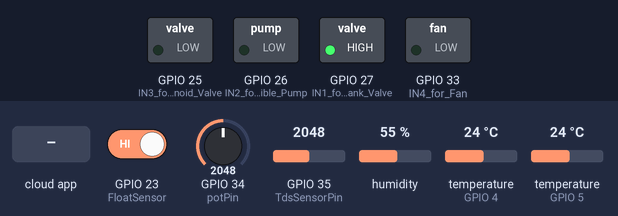
This sketch was run on a simulated ESP32. Shown: switched loads named in the sketch (green lamp = pin HIGH). The inputs (shaded band) are chosen by the test bench; at power-on: GPIO 23 (FloatSensor) HIGH, GPIO 34 (potPin) = 2048, GPIO 35 (TdsSensorPin) = 2048, humidity 55 %, temperature (sensors on GPIO 4, GPIO 5) 24 °C. WiFi joins after 1.5 s; servers stay silent unless stated; the Firebase database answers and starts empty; what the sketch prints to the serial monitor is not drawn.

Above: at 2.7 s.
2.8 s: the phone or cloud app sets fanStatus to 1
At 10.6 s:
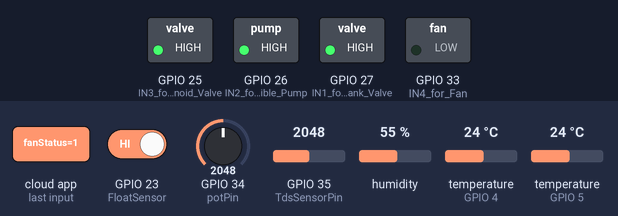
10.7 s: the phone or cloud app sets pumpStatus to 1
At 13.4 s:
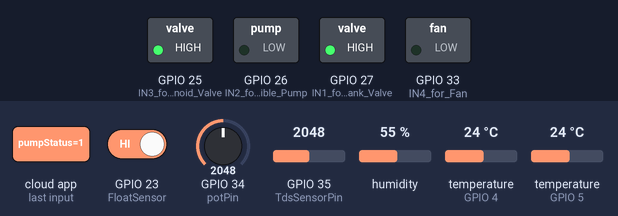
13.9 s: GPIO 23 (FloatSensor) driven LOW
At 15.3 s:
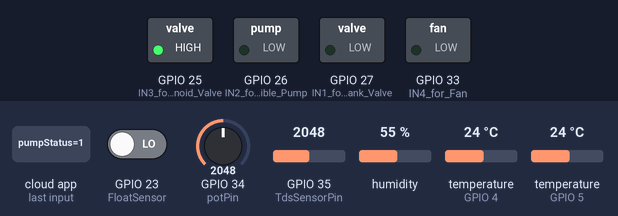
16.0 s: the phone or cloud app sets fanStatus to 0
At 16.6 s:
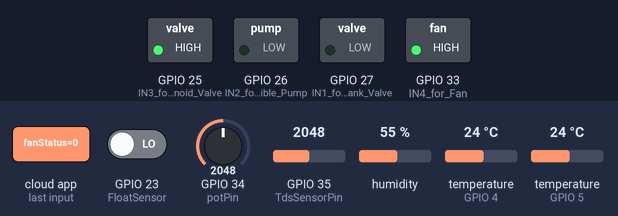
17.7 s: the phone or cloud app sets solenoidStatus to 1
At 19.2 s:
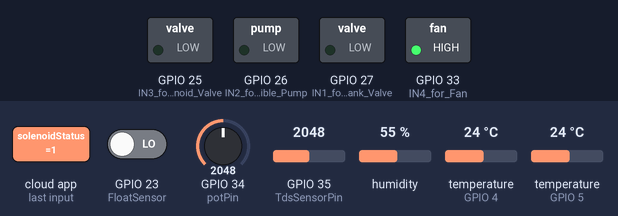
20.0 s: the phone or cloud app sets pumpStatus to 0
At 21.2 s:
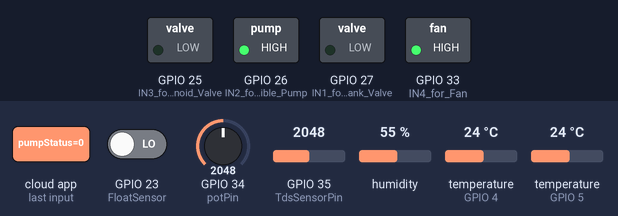
Timing chart, 0 to 22.8 s (numbered marks = the images above; inputs shaded):
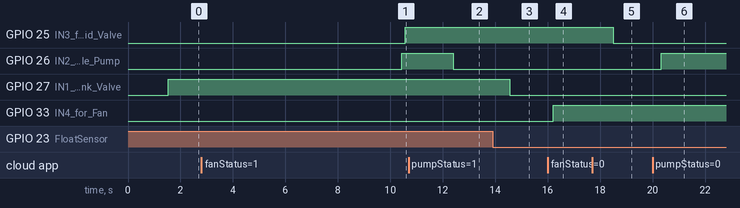

The sketch:

SmartHydroponicSystem.ino
```cpp
// libraries -
// firebase & wifi connection
#include <Arduino.h>
#include <WiFi.h>
#include <Firebase_ESP_Client.h>

// Provide the token generation process info and the RTDB payload printing info and other helper functions.
#include "addons/TokenHelper.h"
#include "addons/RTDBHelper.h"

// Define Firebase Data object
FirebaseData fbdo, fbdo1;
FirebaseAuth auth;
FirebaseConfig config;
unsigned long sendDataPrevMillis = 0;
bool signupOK = false;

// Insert your network credentials
#define WIFI_SSID "Wi-Fi Name"
#define WIFI_PASSWORD "Wi-Fi Password"

// Insert Firebase project API Key
#define API_KEY "Firebase API Key"

// Insert Firebase RTDB URL*/
#define DATABASE_URL "Firebase RTDB URL"

// for dht
#include "DHT.h"
#define DHTPIN 4 // D4
#define DHTTYPE DHT11
DHT dht(DHTPIN, DHTTYPE);

// for water sensor
#define FloatSensor 23        // D23
int buttonState = 1;

// for water temperature
#include <OneWire.h>
#include <DallasTemperature.h>
#define DS18B20PIN 5 // D5
OneWire oneWire(DS18B20PIN);
DallasTemperature sensor(&oneWire);

// for TDS sensor
#define TdsSensorPin 35        // D35
#define VREF 3.3               // analog reference voltage(Volt) of the ADC
#define SCOUNT 30              // sum of sample point

int analogBuffer[SCOUNT];      // store the analog value in the array, read from ADC
int analogBufferTemp[SCOUNT];
int analogBufferIndex = 0;

float averageVoltage = 0;
float tdsValue = 0;
float temperature = 25;         // current temperature for compensation

unsigned long lastPrintTime = 0;

// median filtering algorithm
int getMedianNum(int bArray[], int iFilterLen)
{
    int bTab[iFilterLen];
    for (int i = 0; i < iFilterLen; i++)
        bTab[i] = bArray[i];
    int i, j, bTemp;
    for (j = 0; j < iFilterLen - 1; j++)
    {
        for (i = 0; i < iFilterLen - j - 1; i++)
        {
            if (bTab[i] > bTab[i + 1])
            {
                bTemp = bTab[i];
                bTab[i] = bTab[i + 1];
                bTab[i + 1] = bTemp;
            }
        }
    }
    if (iFilterLen % 2 == 0)
    {
        bTemp = (bTab[iFilterLen / 2] + bTab[iFilterLen / 2 - 1]) / 2;
    }
    else
    {
        bTemp = bTab[iFilterLen / 2];
    }
    return bTemp;
}


// for ph sensor
#define potPin 34 // D34
float ph = 0;
float Value = 0;

float dhtsensor()
{
    float t = dht.readTemperature();
    if (isnan(t))
    {
        Serial.println("Failed to read from DHT sensor!");
    }
    else
    {
        Serial.print("Room Temperature: ");
        Serial.print(t);
        Serial.println("°C");

        if (t > 24) // 24
        {
//            digitalWrite(33, LOW);         // Turn on the FAN
        }
        if (t < 18) // 18
        {
//            digitalWrite(33, HIGH);        // Turn off the FAN
        }
    }
    return t;
}
int8_t floatswitch()
{
    buttonState = digitalRead(FloatSensor);
    if (buttonState == HIGH)
    {
        digitalWrite(27, HIGH);
        tdssensor();
        int value =1;
        return value;
    }
    else
    {
        digitalWrite(27, LOW);
        int value = 0;
        return value;
    }
}
float watertemp()
{
    sensor.requestTemperatures();
    float tempinC = sensor.getTempCByIndex(0);
    Serial.print("Water Temperature :");
    Serial.print(tempinC);
    Serial.println("ºC");
    temperature = tempinC;
    return temperature;
}
float tdssensor()
{
    static unsigned long analogSampleTimepoint = millis();
    if (millis() - analogSampleTimepoint > 10U)
    {
        analogSampleTimepoint = millis();
        analogBuffer[analogBufferIndex] = analogRead(TdsSensorPin);
        analogBufferIndex = (analogBufferIndex + 1) % SCOUNT;       // Circular buffer
    }

    unsigned long currentTime = millis();

    if (currentTime - lastPrintTime > 1000U)
    {
        int medianValue = getMedianNum(analogBuffer, SCOUNT);
        averageVoltage = medianValue * (float)VREF / 4096.0;
        float compensationCoefficient = 1.0 + 0.02 * (temperature - 25.0);
        float compensationVoltage = averageVoltage / compensationCoefficient;
        tdsValue = (133.42 * compensationVoltage * compensationVoltage * compensationVoltage - 255.86 * compensationVoltage * compensationVoltage + 857.39 * compensationVoltage) * 0.5;
        Serial.print("TDS Value:");
        Serial.print(tdsValue);
        Serial.println(" ppm");

        lastPrintTime = currentTime;
    }
    if ((tdsValue > 1073)) // 1073

    {
//        digitalWrite(25, LOW);
        Serial.println("Solenoid valve ON");
    }
    return tdsValue;
}
float phsensor()
{
    Value = analogRead(potPin);
    Serial.print("PH value:");
    float voltage = Value * (3.3 / 4095.0);
    ph = (2.6 * voltage);
    Serial.println(ph);
    return ph;
}

void setup()
{
    Serial.begin(9600);

      //to connect wifi & firebase
        WiFi.begin(WIFI_SSID, WIFI_PASSWORD);
    Serial.print("Connecting to Wi-Fi");
    while (WiFi.status() != WL_CONNECTED)

    {
        Serial.print(".");
        delay(300);
    }
    Serial.println();
    Serial.print("Connected with IP: ");
    Serial.println(WiFi.localIP());
    Serial.println();

        /* Assign the api key (required) */
        config.api_key = API_KEY;

        /* Assign the RTDB URL (required) */
        config.database_url = DATABASE_URL;

        /* Sign up */
        if (Firebase.signUp(&config, &auth, "Account E-mail", "Account Password"))

    {
        Serial.println("ok");
        signupOK = true;
    }
    else
    {
        Serial.printf("%s\n", config.signer.signupError.message.c_str());
    }

  /* Assign the callback function for the long running token generation task */
    config.token_status_callback = tokenStatusCallback;       // see addons/TokenHelper.h

    Firebase.begin(&config, &auth);
    Firebase.reconnectWiFi(true);

    dht.begin();                        // for dht to begin
    pinMode(FloatSensor, INPUT_PULLUP); // for float sensor
    sensor.begin();                     // for water sensor
    pinMode(TdsSensorPin, INPUT);       // for TDS sensor
    pinMode(potPin, INPUT);             //for ph sensor

    // Relay Pins:
    pinMode(27, OUTPUT);    // IN1 for Water Tank Valve
    pinMode(26, OUTPUT);    // IN2 for Submersible Pump
    pinMode(25, OUTPUT);    // IN3 for Solenoid Valve
    pinMode(33, OUTPUT);    // IN4 for Fan

}

void loop()
{
    float env_temperature = dhtsensor();    // DHT11 Data
    int float_level = floatswitch();        // Float Senser Data
    float water_temp = watertemp();         // DS18B20 Data
    float water_quality = tdssensor();      // TDS Data
    float ph_Value = phsensor();            // pH Sensor Data
    //delay(3000);

    if (Firebase.ready() && water_quality != 0 && (millis() - sendDataPrevMillis > 1 || sendDataPrevMillis == 0))
    {
        // since we want the data to be updated every second
        sendDataPrevMillis = millis();

        // Environment Temperature From DHT_11 to Firebase
        if (Firebase.RTDB.setFloat(&fbdo, "DHT_11/Temperature", env_temperature))
        {
            Serial.print("Temperature : ");
            Serial.println(env_temperature);
        }
        else
        {
            Serial.println(" | Failed to Read from the DHT11 Sensor |");
            Serial.println("REASON: " + fbdo.errorReason());
        }

        // Water Temperature From DS18B20 to Firebase
        if (Firebase.RTDB.setFloat(&fbdo, "Water/Temperature", water_temp))
        {
            Serial.print(" | Water Temperature : ");
            Serial.print(water_temp);
        }
        else
        {
            Serial.println(" | Failed to Read from the DS18B20 Sensor |");
            Serial.println("REASON: " + fbdo.errorReason());
        }

        // Water Temperature From Float Sensor to Firebase
        if (Firebase.RTDB.setFloat(&fbdo, "Float/Level", float_level))

        {
            Serial.print(" | Float Level : ");
            Serial.print(float_level);
        }
        else
        {
            Serial.println(" | Failed to Read from the Float Sensor |");
            Serial.println("REASON: " + fbdo.errorReason());
        }

        // Water Temperature From pH Sensor to Firebase
        if (Firebase.RTDB.setFloat(&fbdo, "pH_Sensor/pH_Value", ph_Value))
        {
            Serial.print(" | pH Value : ");
            Serial.print(ph_Value);
        }
        else
        {
            Serial.println(" | Failed to Read from the pH Sensor |");
            Serial.println("REASON: " + fbdo.errorReason());
        }

        // Water Temperature From TDS Sensor to Firebase
        if (Firebase.RTDB.setFloat(&fbdo, "TDS/Water_Quality", water_quality))
        {
            Serial.print(" | TDS : ");
            Serial.print(water_quality);
        }
        else
        {
            Serial.println(" | Failed to Read from the TDS Sensor |");
            Serial.println("REASON: " + fbdo.errorReason());
        }

        // ON and OFF Fan with Firebase
        bool fan;
        if (Firebase.RTDB.getBool(&fbdo, "/fanStatus"))
        {
            fan = fbdo.boolData();
            if (fan == false)
            {
                digitalWrite(33, HIGH);
                Serial.print("| Fan is OFF |");
            }
            else
            {
                digitalWrite(33, LOW);
                Serial.print(" | Fan is ON |");
            }
        }
        else
        {
            Serial.println(" | Failed to Read from the pH Sensor |");
            Serial.println("REASON: " + fbdo.errorReason());
        }

        // ON and OFF Submersible Pump with Firebase
        bool pump;
        if (Firebase.RTDB.getBool(&fbdo, "/pumpStatus"))
        {
            pump = fbdo.boolData();
            if (pump == false)
            {
                digitalWrite(26, HIGH);
                Serial.print(" | Sumbersible Pump is OFF |");
            }
            else
            {
                digitalWrite(26, LOW);
                Serial.print(" | Sumbersible Pump is ON |");
            }
        }
        else
        {
            Serial.println(" | Failed to Read from the pH Sensor |");
            Serial.println("REASON: " + fbdo.errorReason());
        }

        // ON and OFF Solenoid Valve with Firebase
        bool solenoid;
        if (Firebase.RTDB.getBool(&fbdo, "/solenoidStatus"))
        {
            solenoid = fbdo.boolData();
            if (solenoid == false)
            {
                digitalWrite(25, HIGH);
                Serial.print(" | Solenoid Valve is OFF |");
            }
            else
            {
                digitalWrite(25, LOW);
                Serial.print(" | Solenoid Valve is ON |");
            }
        }
        else
        {
            Serial.println(" | Failed to Read from the pH Sensor |");
            Serial.println("REASON: " + fbdo.errorReason());
        }

      }
}
```

Measured:
- after the input at 2.8 s, GPIO 33 (IN4_for_Fan): stays LOW (without the input it goes to HIGH after 7.5 s)
- after the input at 10.7 s, GPIO 26 (IN2_for_Submersible_Pump): HIGH → LOW after 1.7 s
- after the input at 13.9 s, GPIO 27 (IN1_for_Water_Tank_Valve): HIGH → LOW after 0.65 s
- after the input at 16.0 s, GPIO 33 (IN4_for_Fan): LOW → HIGH after 0.21 s
- after the input at 17.7 s, GPIO 25 (IN3_for_Solenoid_Valve): HIGH → LOW after 0.81 s
- after the input at 20.0 s, GPIO 26 (IN2_for_Submersible_Pump): LOW → HIGH after 0.32 s
